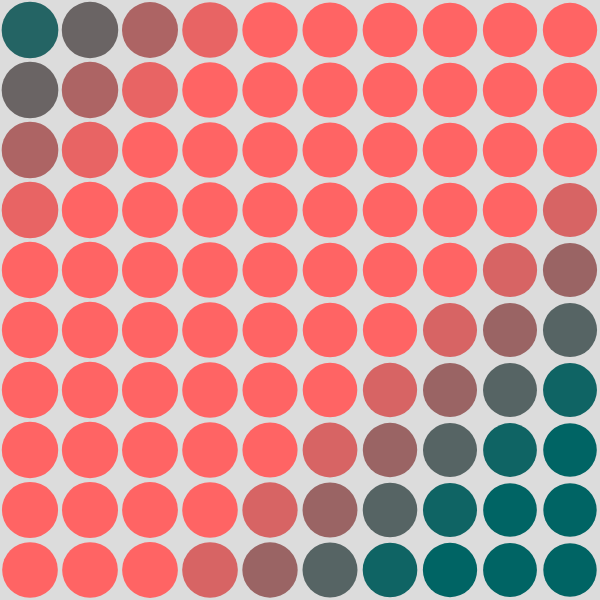
Frame 1 (no input)
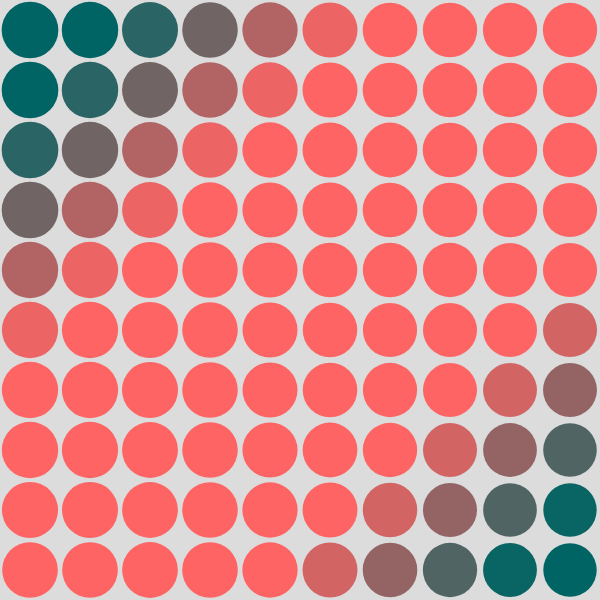
Frame 60 (no input)
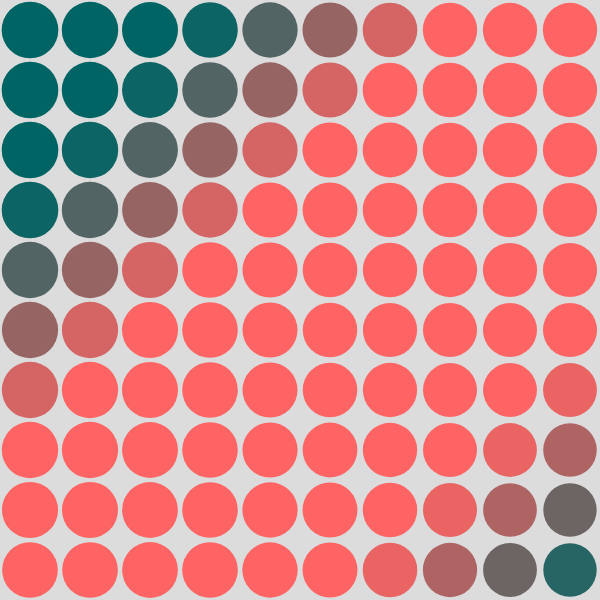
Frame 120 (the mouse pressed at the canvas centre since frame 60)

The p5.js sketch that drew these frames (run headless with seeded random() and noise() and a simulated clock; from frame 60 on, the mouse is pressed at the canvas centre):

// p5.js sketch
// ── sketch.js
let cols, rows;
let space = 60;
let a = 0.05; 

function setup() {
  createCanvas(600, 600);
  cols = width / space;
  rows = height / space;
  colorMode(360, 100, 100); 
}

function draw() {
  background(220);
  for (let y = 0; y < rows; y++) {
    for (let x = 0; x < cols; x++) {
      let noiseVal = noise(x * a, y * a);
      let d = map(noiseVal, 0, 1, 50,space); 
      let colorVal = sin(frameCount * 0.1 + (x + y) *0.2) * 360;
      fill(colorVal, 100, 100);
      noStroke();
      ellipse(x * space + space / 2, y * space + space / 2, d);
    }
  }
}
